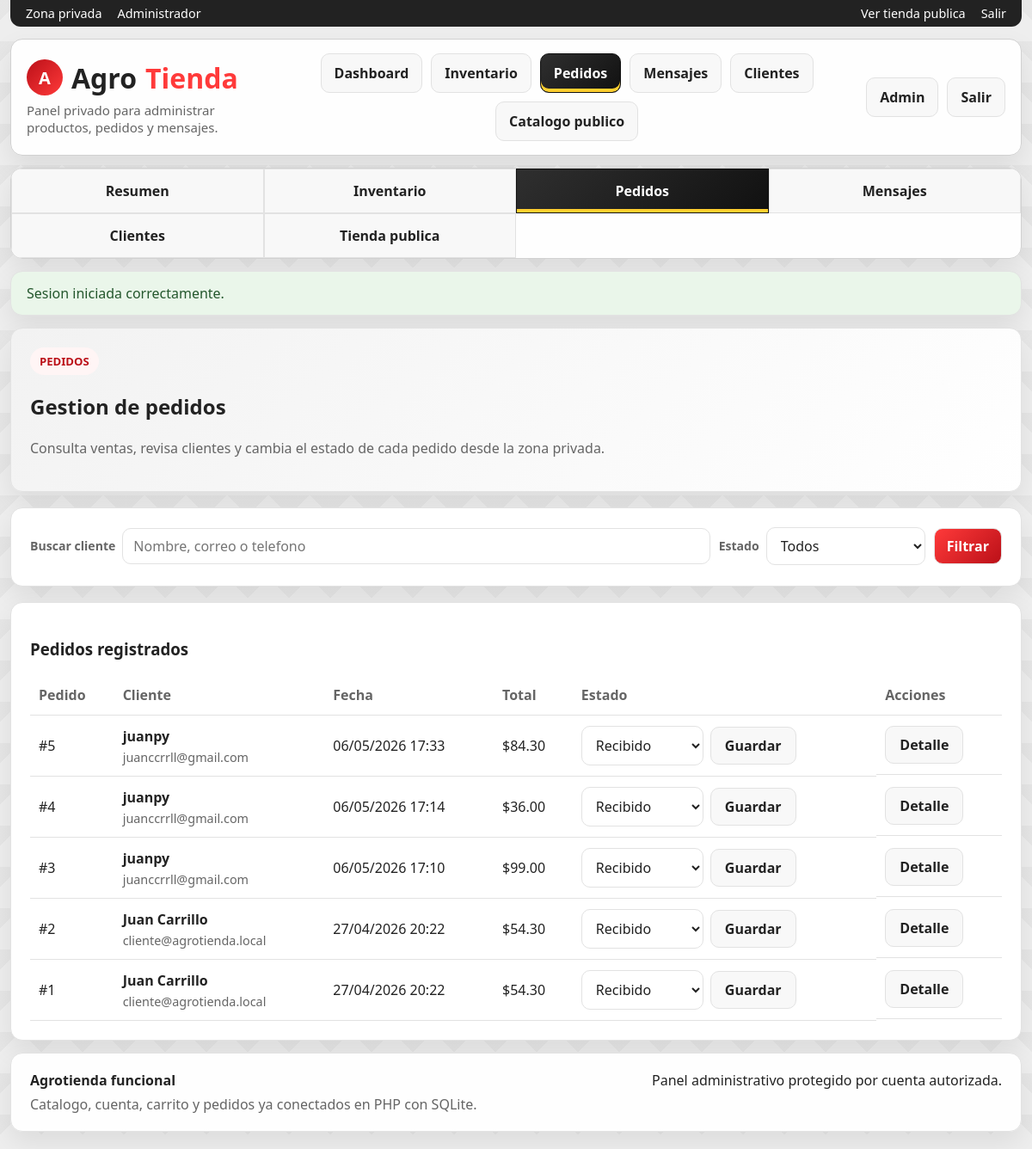
Page /admin_orders.php (signed in) on the earlier database version.
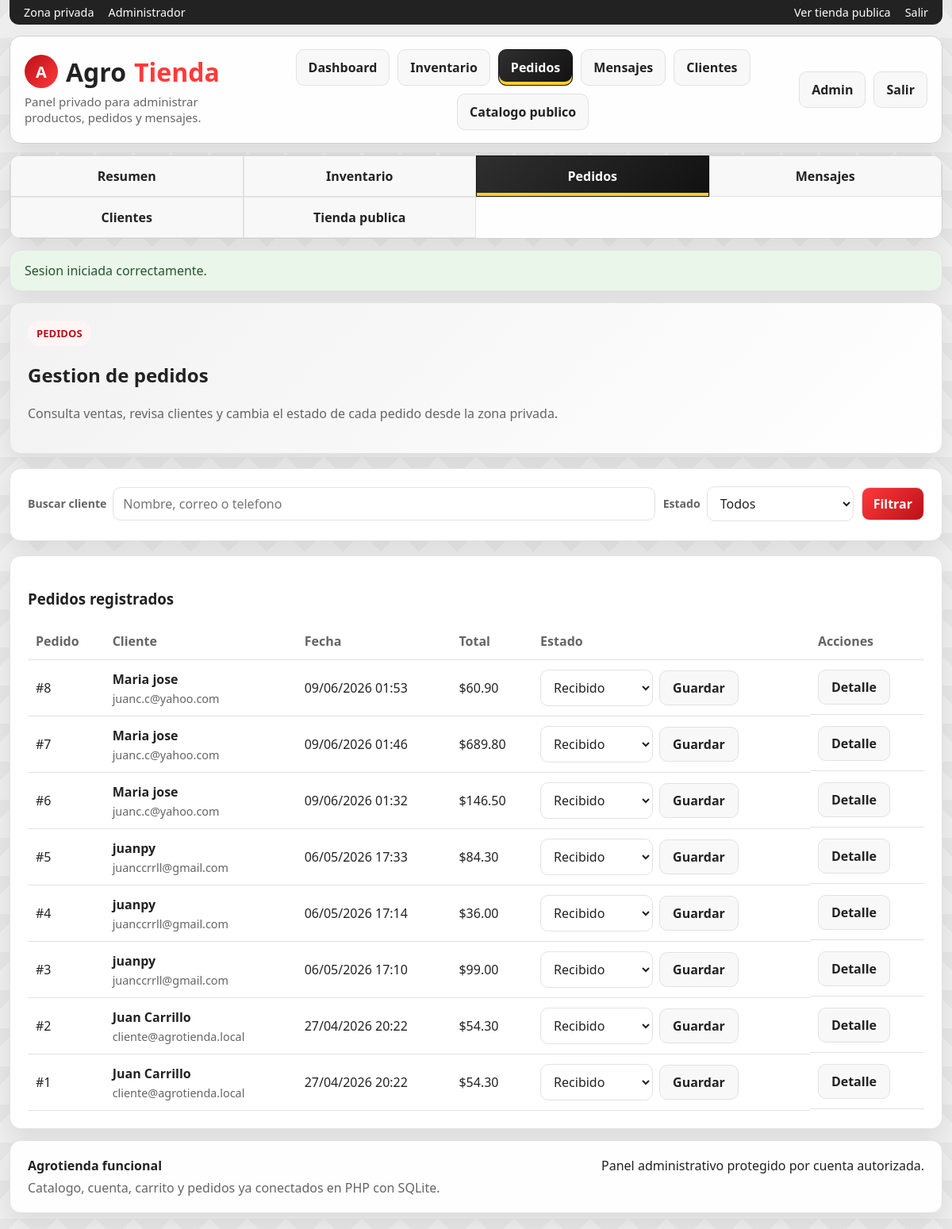
Same page on the later database version.
### tables this page shows
CREATE TABLE orders (
            id INTEGER PRIMARY KEY AUTOINCREMENT,
            user_id INTEGER NOT NULL,
            customer_name TEXT NOT NULL,
            customer_email TEXT NOT NULL,
            customer_phone TEXT NOT NULL,
            shipping_address TEXT NOT NULL,
            notes TEXT DEFAULT "",
            subtotal REAL NOT NULL,
            shipping REAL NOT NULL,
            total REAL NOT NULL,
            status TEXT NOT NULL DEFAULT "Pendiente",
            created_at TEXT NOT NULL, payment_method TEXT NOT NULL DEFAULT "Efectivo",
            FOREIGN KEY(user_id) REFERENCES users(id)
        );

### app/bootstrap.php (called while the page is built, shortened)
<?php
function db(): PDO
{
    static $pdo = null;
    if ($pdo instanceof PDO) {
        return $pdo;
    }
    $pdo = new PDO('sqlite:' . DB_PATH);
    $pdo->setAttribute(PDO::ATTR_ERRMODE, PDO::ERRMODE_EXCEPTION);
    $pdo->setAttribute(PDO::ATTR_DEFAULT_FETCH_MODE, PDO::FETCH_ASSOC);
    $pdo->exec('PRAGMA foreign_keys = ON');
    return $pdo;
}
function pullFlash(): ?array
{
    $flash = $_SESSION['flash'];
    return $flash;
}
function money(float $value): string
{
    return '$' . number_format($value, 2);
}
function e(string $value): string
{
    return htmlspecialchars($value, ENT_QUOTES, 'UTF-8');
}

### admin_orders.php (the view, shortened to what this page needs)
<?php
require_once __DIR__ . '/app/layout.php';
$allowedStatuses = ['Recibido', 'Preparando', 'Enviado', 'Entregado', 'Cancelado'];
$activeStatus = trim((string) ($_GET['status'] ?? ''));
$search = trim((string) ($_GET['q'] ?? ''));
$sql = 'SELECT * FROM orders WHERE 1=1';
$params = [];
$sql .= ' ORDER BY id DESC';
$stmt = db()->prepare($sql);
$stmt->execute($params);
$orders = $stmt->fetchAll();
renderHeader('Pedidos', ['admin_area' => true]);
?>
<section class="card hero">
  <span class="eyebrow">Pedidos</span>
  <h2>Gestion de pedidos</h2>
  <p class="muted">Consulta ventas, revisa clientes y cambia el estado de cada pedido desde la zona privada.</p>
</section>
<section class="card">
  <form class="admin-toolbar" method="get">
    <div class="field">
      <label for="q">Buscar cliente</label>
      <input id="q" name="q" value="<?= e($search) ?>" placeholder="Nombre, correo o telefono">
    </div>
    <div class="field">
      <label for="status">Estado</label>
      <select id="status" name="status">
        <option value="" <?= $activeStatus === '' ? 'selected' : '' ?>>Todos</option>
      </select>
    </div>
    <button class="btn primary" type="submit">Filtrar</button>
  </form>
</section>
<section class="card">
  <h3>Pedidos registrados</h3>
  <?php if (!$orders): ?>
    <div class="empty">No hay pedidos con esos filtros.</div>
  <?php else: ?>
    <div class="table-wrap">
      <table>
        <thead>
          <tr>
            <th>Pedido</th>
            <th>Cliente</th>
            <th>Fecha</th>
            <th>Total</th>
            <th>Estado</th>
            <th>Acciones</th>
          </tr>
        </thead>
        <tbody>
          <?php foreach ($orders as $order): ?>
            <tr>
              <td>#<?= (int) $order['id'] ?></td>
              <td>
                <strong><?= e($order['customer_name']) ?></strong>
                <span class="table-subtext"><?= e($order['customer_email']) ?></span>
              </td>
              <td><?= e(date('d/m/Y H:i', strtotime($order['created_at']))) ?></td>
              <td><?= money((float) $order['total']) ?></td>
              <td>
                <form class="inline-status-form" method="post">
                  <select name="status" aria-label="Estado del pedido #<?= (int) $order['id'] ?>">
                    <?php foreach ($allowedStatuses as $status): ?>
                      <option value="<?= e($status) ?>" <?= $order['status'] === $status ? 'selected' : '' ?>><?= e($status) ?></option>
                    <?php endforeach; ?>
                  </select>
                  <button class="btn" type="submit">Guardar</button>
                </form>
              </td>
              <td class="table-actions">
                <a class="btn" href="order.php?id=<?= (int) $order['id'] ?>">Detalle</a>
              </td>
            </tr>
          <?php endforeach; ?>
        </tbody>
      </table>
    </div>
  <?php endif; ?>
</section>
<?php renderFooter(); ?>

### app/layout.php (shortened to what this page needs)
<?php
require_once __DIR__ . '/bootstrap.php';
function renderHeader(string $title, array $options = []): void
{
    $flash = pullFlash();
    $pageClass = $options['page_class'] ?? '';
    $isAdminArea = (bool) ($options['admin_area'] ?? false);
    $assetVersion = (string) (@filemtime(APP_ROOT . '/assets/app.css') ?: time());
    $currentPage = basename((string) parse_url($_SERVER['SCRIPT_NAME'] ?? '', PHP_URL_PATH));
    $isCurrent = static fn (string $page): string => $currentPage === $page ? ' is-active' : '';
    $isCurrentGroup = static fn (array $pages): string => in_array($currentPage, $pages, true) ? 'is-active' : '';
    ?>
<!DOCTYPE html>
<html lang="es">
<head>
  <link rel="stylesheet" href="assets/app.css?v=<?= e($assetVersion) ?>">
</head>
<body class="<?= e(trim($pageClass . ($isAdminArea ? ' admin-area' : ''))) ?>">
  <div class="shell">
    <?php if ($isAdminArea): ?>
      <div class="utilitybar admin-utilitybar">
        <div class="utilitybar-group">
          <span>Zona privada</span>
          <span>Administrador</span>
        </div>
        <div class="utilitybar-group">
          <a href="index.php">Ver tienda publica</a>
          <a href="logout.php">Salir</a>
        </div>
      </div>
    <?php endif; ?>
    <header class="topbar">
      <div class="brand-wrap">
        <a class="brand" href="<?= $isAdminArea ? 'admin.php' : 'index.php' ?>"><span class="brand-mark">A</span>Agro<span>Tienda</span></a>
        <p class="brand-subtitle"><?= $isAdminArea ? 'Panel privado para administrar productos, pedidos y mensajes.' : 'Compra insumos, herramientas y soluciones para tu campo.' ?></p>
      </div>
      <?php if ($isAdminArea): ?>
        <nav class="nav admin-nav-main">
          <a class="<?= trim($isCurrent('admin.php')) ?>" href="admin.php">Dashboard</a>
          <a class="<?= $isCurrentGroup(['admin_inventory.php', 'admin_products.php']) ?>" href="admin_inventory.php">Inventario</a>
          <a class="<?= trim($isCurrent('admin_orders.php')) ?>" href="admin_orders.php">Pedidos</a>
          <a class="<?= trim($isCurrent('admin_messages.php')) ?>" href="admin_messages.php">Mensajes</a>
          <a class="<?= trim($isCurrent('admin_users.php')) ?>" href="admin_users.php">Clientes</a>
          <a href="store.php">Catalogo publico</a>
        </nav>
      <?php endif; ?>
      <nav class="nav nav-account">
        <?php if ($isAdminArea): ?>
          <a class="<?= $isCurrentGroup(['admin.php', 'admin_products.php']) ?>" href="admin.php">Admin</a>
          <a href="logout.php">Salir</a>
        <?php endif; ?>
      </nav>
    </header>
    <?php if ($isAdminArea): ?>
      <nav class="section-nav admin-section-nav">
        <a href="admin.php" class="<?= trim($isCurrent('admin.php')) ?>">Resumen</a>
        <a href="admin_inventory.php" class="<?= $isCurrentGroup(['admin_inventory.php', 'admin_products.php']) ?>">Inventario</a>
        <a href="admin_orders.php" class="<?= trim($isCurrent('admin_orders.php')) ?>">Pedidos</a>
        <a href="admin_messages.php" class="<?= trim($isCurrent('admin_messages.php')) ?>">Mensajes</a>
        <a href="admin_users.php" class="<?= trim($isCurrent('admin_users.php')) ?>">Clientes</a>
        <a href="store.php">Tienda publica</a>
      </nav>
    <?php endif; ?>
    <?php if ($flash): ?>
      <div class="flash flash-<?= e($flash['type']) ?>"><?= e($flash['message']) ?></div>
    <?php endif; ?>
    <main class="page">
<?php
}
function renderFooter(): void
{
    ?>
    </main>
    <footer class="footer">
      <div>
        <strong>Agrotienda funcional</strong>
        <p>Catalogo, cuenta, carrito y pedidos ya conectados en PHP con SQLite.</p>
      </div>
      <div class="footer-note">
        Panel administrativo protegido por cuenta autorizada.
      </div>
    </footer>
  </div>
</body>
</html>
<?php
}

Differences in the rows shown:
added orders: id "8", customer_name "Maria jose", customer_email "juanc.c@yahoo.com", created_at "09/06/2026 01:53", total "$60.90", status "Recibido"
added orders: id "7", customer_name "Maria jose", customer_email "juanc.c@yahoo.com", created_at "09/06/2026 01:46", total "$689.80", status "Recibido"
added orders: id "6", customer_name "Maria jose", customer_email "juanc.c@yahoo.com", created_at "09/06/2026 01:32", total "$146.50", status "Recibido"
